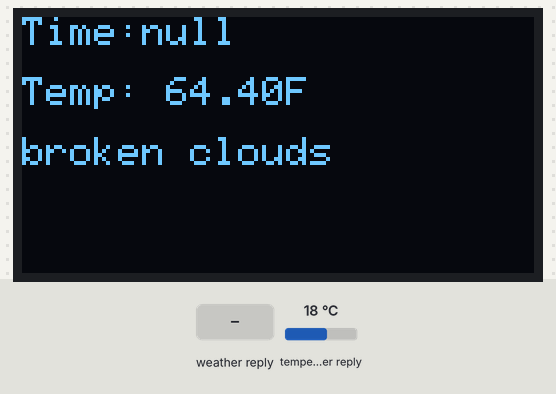
A sketch run on a simulated ESP32. On the bench: 128×64 one-colour display. The inputs (shaded band) are chosen by the test bench; at power-on: temperature in the weather reply 18 °C. WiFi joins after 1.5 s; servers stay silent unless stated; web services answer with replies made up by the test bench; what the sketch prints to the serial monitor is not drawn.

Above: at 2.7 s.
2.8 s: temperature in the weather reply set to 41 °C
At 13.2 s:
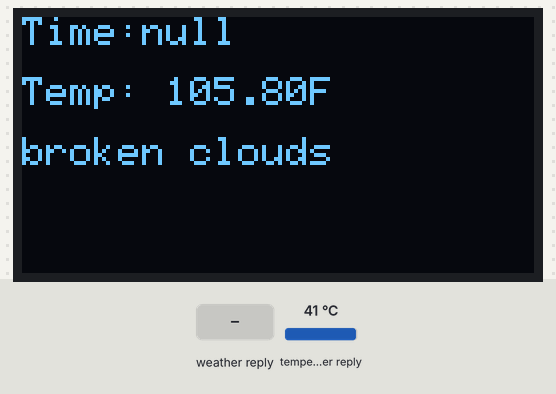
13.5 s: weather in the web reply set to Clear
At 23.3 s:
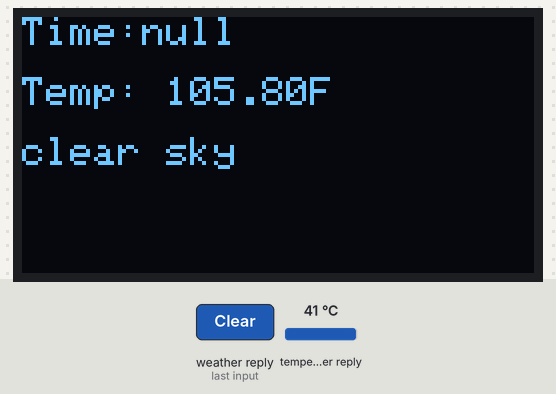
23.8 s: weather in the web reply set to Rain
At 33.1 s:
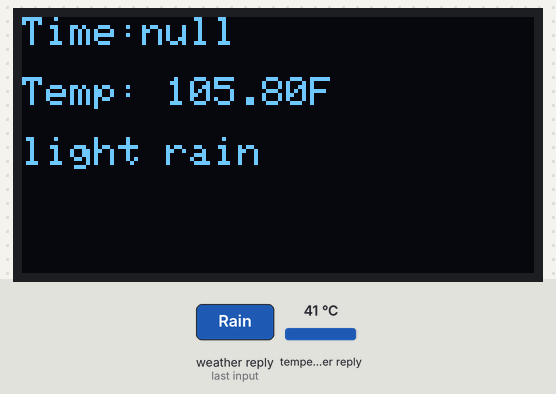
34.0 s: temperature in the weather reply set to -14 °C
At 44.0 s:
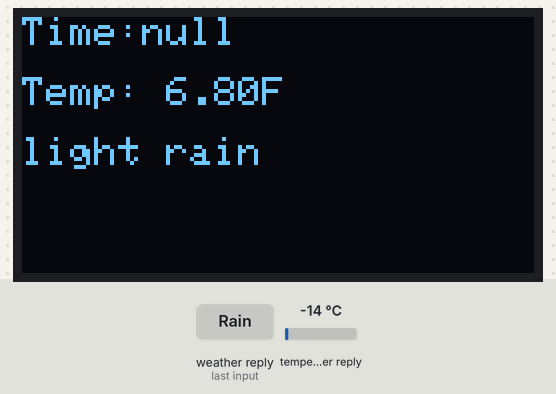
44.3 s: weather in the web reply set to Snow
At 53.9 s:
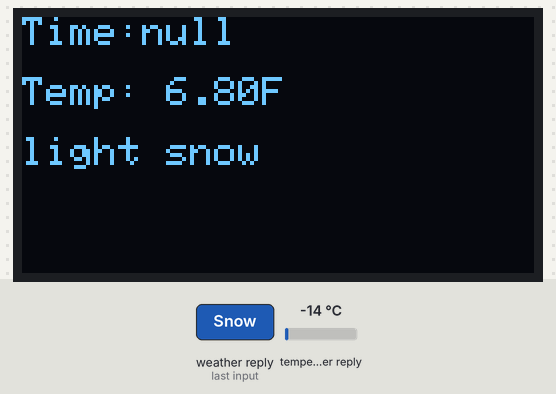
54.5 s: weather in the web reply set to Thunderstorm
At 63.8 s:
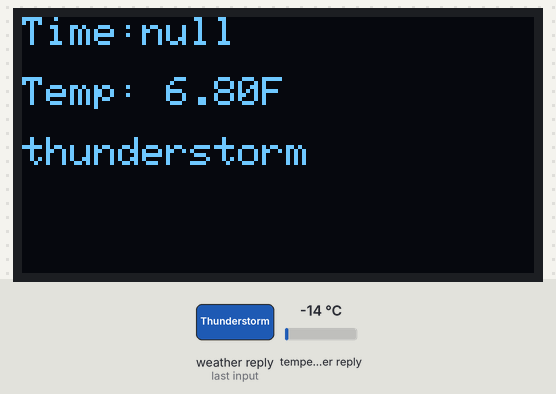
Timing chart, 0 to 65.3 s (numbered marks = the images above; inputs shaded):
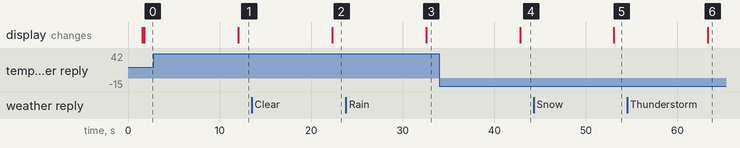

Measured:
- after the input at 2.8 s, the display: changes after 9.2 s (image 1)
- after the input at 13.5 s, the display: changes after 8.8 s (image 2)
- after the input at 23.8 s, the display: changes after 8.8 s (image 3)
- after the input at 34.0 s, the display: changes after 8.8 s (image 4)
- after the input at 44.3 s, the display: changes after 8.8 s (image 5)
- after the input at 54.5 s, the display: changes after 8.8 s (image 6)

The sketch:

weatherapi.ino
```cpp
#include <SPI.h>
#include <Adafruit_GFX.h>
#include <Adafruit_SSD1306.h>
#include <WiFi.h>
#include <HTTPClient.h>
#include <ArduinoJson.h>

// OLED settings
#define SCREEN_WIDTH 128
#define SCREEN_HEIGHT 64

#define OLED_DC 16
#define OLED_CS 5
#define OLED_RESET 17

Adafruit_SSD1306 display(SCREEN_WIDTH, SCREEN_HEIGHT, &SPI, OLED_DC, OLED_RESET, OLED_CS);

// WiFi credentials
const char* ssid = "ssid";
const char* password = "password";

String ApiKey = "key";
String location = "ur loc";

String url;

void setup() {
  Serial.begin(115200);

  location.replace(" ", "%20");

  url = "http://api.weatherapi.com/v1/current.json?key=" + ApiKey + "&q=" + location;

  WiFi.begin(ssid, password);
  Serial.print("Connecting");

  int attempts = 0;
  while (WiFi.status() != WL_CONNECTED && attempts < 30) {
    delay(500);
    Serial.print(".");
    attempts++;
  }

  if (WiFi.status() == WL_CONNECTED) {
    Serial.println("\nWiFi Connected!");
    Serial.println(WiFi.localIP());
  } else {
    Serial.println("\nWiFi FAILED");
  }

  SPI.begin(18, 19, 23, OLED_CS);

  if (!display.begin(SSD1306_SWITCHCAPVCC)) {
    Serial.println("OLED failed");
    while (true)
      ;
  }

  display.clearDisplay();
  display.setTextColor(SSD1306_WHITE);
}

void loop() {
  if (WiFi.status() == WL_CONNECTED) {

    HTTPClient http;

    Serial.println("Requesting:");
    Serial.println(url);

    http.begin(url);
    int httpCode = http.GET();

    if (httpCode > 0) {

      String payload = http.getString();
      Serial.println(payload);

      DynamicJsonDocument doc(2048);
      DeserializationError error = deserializeJson(doc, payload);

      if (!error) {
        float temp = doc["current"]["temp_f"];
        const char* condition = doc["current"]["condition"]["text"];
        String time = doc["current"]["temp_f"];

        display.clearDisplay();

        display.setTextSize(1);
        display.setCursor(0, 0);
        display.print("Time:");
        display.print(doc["current"]["last_updated"].as<String>());

        display.setCursor(0, 15);
        display.print("Temp: ");
        display.print(temp);
        display.print("F");

        display.setCursor(0, 30);
        display.print(condition);

        display.display();

      } else {
        Serial.println("JSON parse failed");
      }

    } else {
      Serial.print("HTTP Error: ");
      Serial.println(httpCode);
    }

    http.end();

  } else {
    Serial.println("WiFi disconnected");
  }

  delay(10000);
}
```
